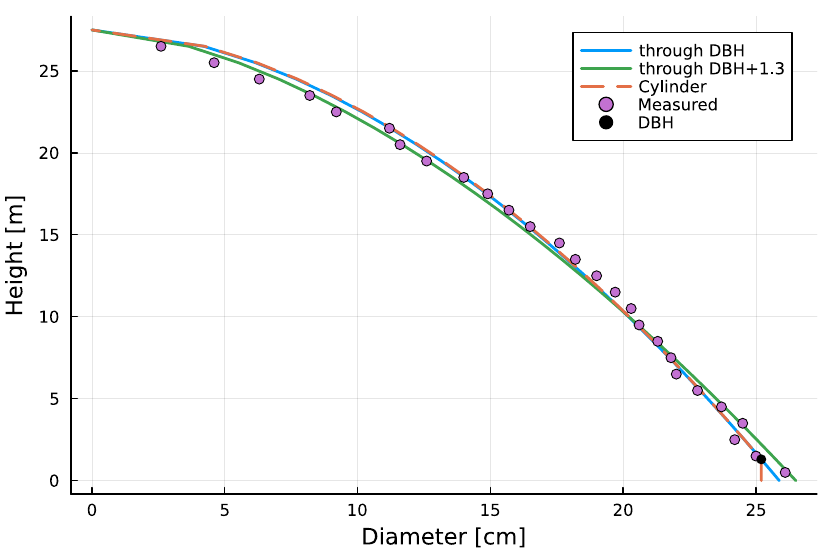

Here is the Julia script that generated this plot:
D = 25.2  # DBH
H = 27.5  # Height
d = [26.1, 25, 24.2, 24.5, 23.7, 22.8, 22, 21.8, 21.3, 20.6, 20.3, 19.7, 19,
    18.2, 17.6, 16.5, 15.7, 14.9, 14, 12.6, 11.6, 11.2, 9.2, 8.2, 6.3, 4.6, 2.6]
h = .5:1:26.5

using(Plots)

V = sum((d ./ 200).^2 .* pi)
using(LambertW)

G = (D/200)^2*pi
b = lambertw(G*(H-1.3)*log(1-1.3/H)/(V)) / log(1 - 1.3/H) - 1
gM = G / (1-1.3/H)^b
plot(sqrt(gM/pi)*200/H^(b/2) .* [H;H.-h;0].^(b/2), [0;h;H],
label="through DBH", color=1, linewidth=2)

gM = ((D+1.3)/200)^2*pi
b = gM*H / V - 1
plot!(sqrt(gM/pi)*200/H^(b/2) .* [H;H.-h;0].^(b/2), [0;h;H],
label="through DBH+1.3", color=3, linewidth=2)

v = V - G * 1.3
b = G*(H-1.3) / v - 1
plot!([D;sqrt(G/pi)*200/(H-1.3)^(b/2) .*
[H-1.3;H.-h[2:end];0].^(b/2)], [0;1.3;h[2:end];H], label="Cylinder",
linestyle=:dash, color=2, linewidth=2)

scatter!(d, h, xlabel="Diameter [cm]", ylabel="Height [m]", label="Measured")
scatter!([D], [1.3], label="DBH", color=:black)
savefig("/tmp/trunk.pdf")

savefig("trunk.pdf")
